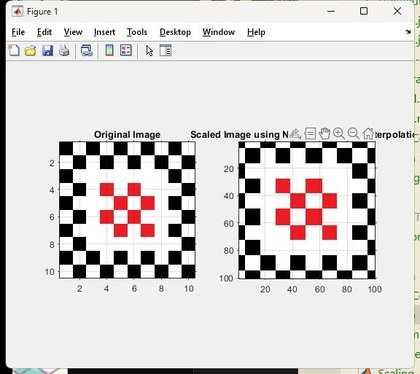
%> input picture 004-Image Scaling/Don't support Pixel image.jpg, 420 x 374 px, shrunk from 576 x 513 before the run
$ octave --eval "result = hist_eql(imread('../004-Image Scaling/Don''t support Pixel image.jpg'));"   (GNU Octave 9; MATLAB toolbox functions it lacks are replaced by stand-ins)
%> lines starting %> are read from the running program, lines starting %| are printed output that depends on the picture
### 002-GrayScalEqualization/hist_int.m
function his = hist_int(img)
    imgSize = size(img);
    dimation = length(imgSize);
    if dimation == 3 %Assume input is RGB format
        imgHSV = rgb2hsv(img);
        img16b = uint8(imgHSV(:,:,3).*255);
        imshow(img16b)
    elseif dimation == 2 %If dimention is 2, Assume Grey image
        img16b = uint8(img);
    else
        error('Input image must be either a gray image or a RGB image');
    end

    his = zeros(1,256);
    m = imgSize(1);
    n = imgSize(2);
    for i = 1:m
        for j = 1:n
            his(img16b(i,j)+1) = his(img16b(i,j)+1) + 1;
        end
    end
end

### 002-GrayScalEqualization/hist_eql.m
function imgEql = hist_eql(img)
    imgSize = size(img);
%> imgSize = [374 420 3]
    dimation = length(imgSize);
%> dimation = 3
    if dimation == 3 %Assume input is RGB format
        imgHSV = rgb2hsv(img);
%> imgHSV: size 374x420x3 double; mean H, S, V 0.0847, 0.0259, 0.847
        img8b = uint8(imgHSV(:,:,3).*255);%Convert double to uint8
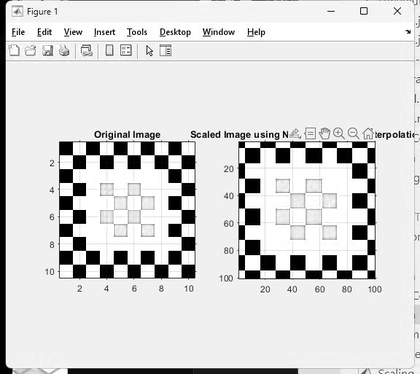
%> img8b: size 374x420 uint8; min 0, max 255, mean 215.9
    elseif dimation == 2 %If dimention is 2, Assume Grey image
        img8b = uint8(img);
    else
        error('Input image must be either a gray image or a RGB image');
    end

    hist = hist_int(img);
%> after the loop in hist_int, `for i = 1:m`: his = 256 values, max 71009 at index 241, min 0 at index 256, mean 613.6
%> hist has the same summary as his in hist_int
    % Cumilative Sum
    cdf = cumsum(hist);
%> cdf = 256 values from 4612 to 157080
    % Calculate CDF
    cdf = cdf/cdf(end);
%> cdf = 256 values from 0.0294 to 1
    % Scale to 0-255
    cdfW = cdf * 255;
%> cdfW = 256 values from 7.49 to 255
    % Apply the equalization
    grayEql = cdfW(img8b + 1);
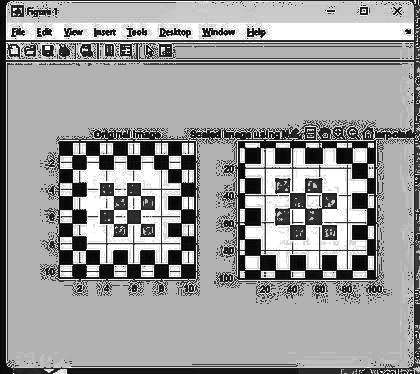
%> grayEql: size 374x420 double; min 7.49, max 255, mean 156.2

    if dimation == 3
        imgHSV(:,:,3) = double(grayEql)/255;%apply the equalized image
%> imgHSV: size 374x420x3 double; mean H, S, V 0.0847, 0.0259, 0.613
        imgEql = hsv2rgb(imgHSV);%convert back to RGB
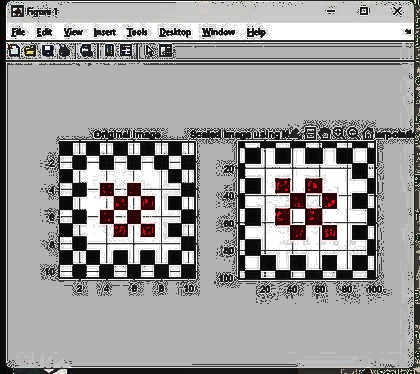
%> imgEql: size 374x420x3 double; mean R, G, B 0.612, 0.607, 0.606
    elseif dimation == 2
        % Convert to uint8
        imgEql = uint8(grayEql);
    end
end

$ run again, on 004-Image Scaling/Error with specific value.jpg
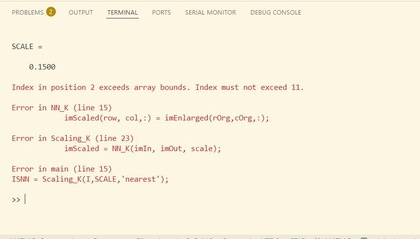
%> input picture 004-Image Scaling/Error with specific value.jpg, 420 x 239 px, shrunk from 865 x 492 before the run
%> in hist_eql, `img8b = uint8(imgHSV(:,:,3).*255);`:
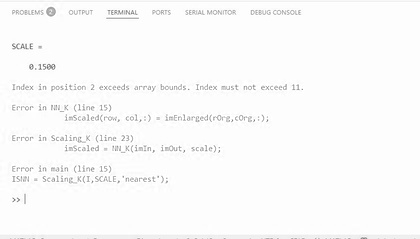
%> img8b: size 239x420 uint8; min 99, max 255, mean 250.1
%> after the loop in hist_int, `for i = 1:m`: his = 256 values, max 72724 at index 254, min 0 at index 1, mean 392.1
%> hist has the same summary as his in hist_int
%> in hist_eql, `cdf = cumsum(hist);`: cdf = 256 values from 0 to 100380
%> in hist_eql, `cdf = cdf/cdf(end);`: cdf = 256 values from 0 to 1
%> cdfW = 256 values from 0 to 255
%> in hist_eql, `imgEql = hsv2rgb(imgHSV);`:
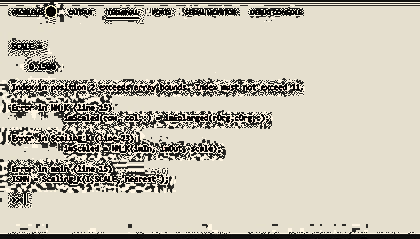
%> imgEql: size 239x420x3 double; mean R, G, B 0.769, 0.747, 0.689
